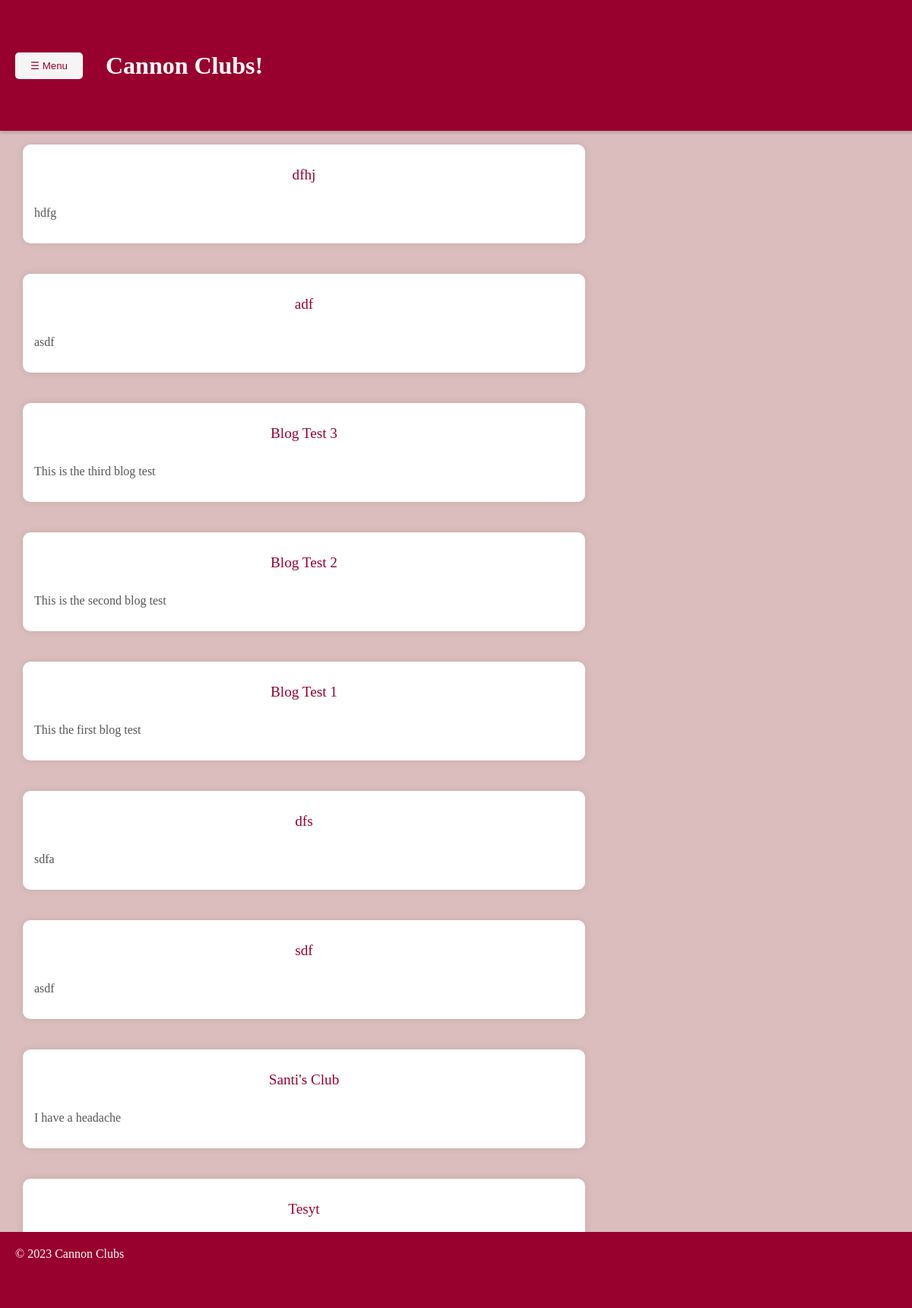
Screenshot of /blog/ with the database file from the repository.
### blog/models.py (models this page shows, shortened)
class Post(models.Model):
    name = models.CharField(max_length=50)
    picture = models.ImageField()
    club = models.CharField(max_length=50, default="Nobody")
    pub_date = models.DateTimeField("date published")
    words = models.CharField(max_length=250)
    approved = models.BooleanField(default=False)

### blog/views.py (the view)
# urls.py: path("", views.IndexView.as_view(), name='index'),
class IndexView(generic.ListView):
    template_name = "blog/index.html"
    context_object_name = "latest_blog_entries"
    def get_queryset(self):
       return Post.objects.filter(pub_date__lte=timezone.now(), approved=True).order_by("-pub_date")[:10]

### blog/templates/blog/index.html (shortened to what this page needs)
{% load static %}
<!DOCTYPE html>
<html>
<head>
    <link rel="stylesheet" type="text/css" href="{% static 'blog/full.css' %}">
</head>
<body>
    <header id="navbar">
        <button id="menu-button">&#9776; Menu</button>
        <h1>Cannon Clubs!</h1>
    </header>
    <div class="new-div">
    </div>
       <div class="main">
        {% if latest_blog_entries %}
            <ul class="cool-list">
                {% for post in latest_blog_entries %}
                    <li>
                        <a href="{% url 'blog:post' post.id %}">{{ post.name }}</a>
                        <p class="post-description">{{ post.words }}</p>
                    </li>
                {% endfor %}
            </ul>
        {% else %}
            <p>No posts are available.</p>
        {% endif %}
    </div>
    <footer>
        &copy; 2023 Cannon Clubs
    </footer>
</body>
</html>

### blog/static/blog/full.css (style rules this page uses)
ul { display: flex; list-style-type: none; margin: 0; padding: 0; }
li { margin: 0 10px; }
a { display: block; color: white; text-align: center; padding: 14px 16px; text-decoration: none; }
h1 { padding: 0; margin: 0; text-align: center; }
body { margin: 0; padding-bottom: 50px; overflow-x: hidden; background-color: rgb(219, 189, 189); }
footer { position: absolute; bottom: 0; width: 100%; background-color: rgb(152,0,46); color: #fff; padding: 20px; height: 50px; }
body { display: flex; flex-direction: column; min-height: 100vh; }
footer { position: fixed; bottom: 0; width: 100%; height: 60px; }
#navbar { background-color: rgb(152, 0, 46); color: white; position: fixed; top: 0; left: 0; width: 100%; box-shadow: 0 2px 5px rgba(0, 0, 0, 0.2); z-index: 1000; }
#navbar { background-color: rgb(152, 0, 46); color: white; position: fixed; top: 0; left: 0; width: 100%; height: 120px; box-shadow: 0 2px 5px rgba(0, 0, 0, 0.2); z-index: 1000; display: flex; justify-content: left; align-items: center; }
#navbar h1 { padding-left: 20px; }
body { margin: 0; padding: 0; display: flex; justify-content: center; align-items: center; min-height: 100vh; background-color: rgb(219, 189, 189); }
#navbar { background-color: rgb(152, 0, 46); color: white; position: fixed; top: 0; left: 0; width: 100%; height: 10%; box-shadow: 0 2px 5px rgba(0, 0, 0, 0.2); z-index: 1000; display: flex; justify-content: left; align-items: center; padding-left: 20px; }
body { display: grid; grid-template-columns: 2fr 1fr; min-height: 100vh; margin: 0; }
.main { grid-column: 1; overflow: auto; padding-right: 300px; }
.new-div { position: fixed; top: 50%; right: 0; transform: translateY(-50%); padding: 20px; box-sizing: border-box; width: max-content; min-width: 300px; }
#navbar #menu-button { cursor: pointer; padding: 10px 20px; background-color: whitesmoke; color: rgb(152, 0, 46); border: none; border-radius: 5px; margin-right: 10px; }
.cool-list { list-style-type: none; padding: 0; display: grid; grid-template-columns: repeat(auto-fit, minmax(600px, 1fr)); grid-gap: 20px; }
.cool-list li { padding: 15px; background-color: white; border-radius: 10px; box-shadow: 0px 0px 10px rgba(0, 0, 0, 0.1); overflow: hidden; transition: background-color 0.3s, transform 0.3s; }
.cool-list a { color: rgb(152, 0, 46); text-decoration: none; font-size: 1.2em; transition: color 0.3s; }
.main { padding: 20px; }
.cool-list li { padding: 15px; background-color: white; border-radius: 10px; box-shadow: 0px 0px 10px rgba(0, 0, 0, 0.1); overflow: hidden; transition: background-color 0.3s, transform 0.3s; margin-bottom: 20px; }
.post-description { font-size: 1em; color: #555; }

### rows the page displays
Post: name "dfhj", words "hdfg"
Post: name "adf", words "asdf"
Post: name "Blog Test 3", words "This is the third blog test"
Post: name "Blog Test 2", words "This is the second blog test"
Post: name "Blog Test 1", words "This the first blog test"
Post: name "dfs", words "sdfa"
Post: name "sdf", words "asdf"
Post: name "Santi's Club", words "I have a headache"
Post: name "Tesyt"
